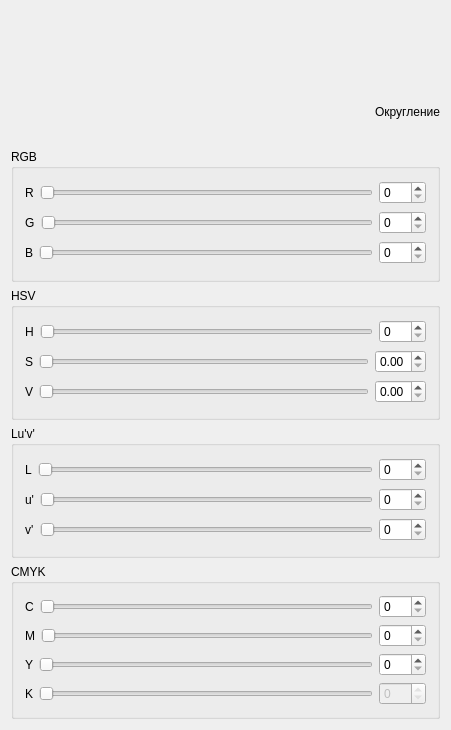
<?xml version="1.0" encoding="UTF-8"?>
<ui version="4.0">
 <class>MainWindow</class>
 <widget class="QMainWindow" name="MainWindow">
  <property name="geometry">
   <rect>
    <x>0</x>
    <y>0</y>
    <width>451</width>
    <height>730</height>
   </rect>
  </property>
  <property name="windowTitle">
   <string>MainWindow</string>
  </property>
  <property name="autoFillBackground">
   <bool>true</bool>
  </property>
  <widget class="QWidget" name="centralWidget">
   <layout class="QVBoxLayout" name="verticalLayout_2">
    <item>
     <layout class="QGridLayout" name="gridLayout">
      <item row="0" column="1">
       <widget class="QWidget" name="widget" native="true">
        <property name="autoFillBackground">
         <bool>true</bool>
        </property>
       </widget>
      </item>
      <item row="0" column="0">
       <widget class="QPushButton" name="btnPalette">
        <property name="sizePolicy">
         <sizepolicy hsizetype="Maximum" vsizetype="Maximum">
          <horstretch>0</horstretch>
          <verstretch>0</verstretch>
         </sizepolicy>
        </property>
        <property name="maximumSize">
         <size>
          <width>200</width>
          <height>120</height>
         </size>
        </property>
        <property name="cursor">
         <cursorShape>ArrowCursor</cursorShape>
        </property>
        <property name="text">
         <string/>
        </property>
        <property name="icon">
         <iconset>
          <normaloff>image.jpg</normaloff>
          <normalon>:/image.jpg</normalon>
          <disabledoff>:/image.jpg</disabledoff>
          <disabledon>:/image.jpg</disabledon>
          <activeoff>:/image.jpg</activeoff>
          <activeon>:/image.jpg</activeon>
          <selectedoff>:/image.jpg</selectedoff>
          <selectedon>:/image.jpg</selectedon>image.jpg</iconset>
        </property>
        <property name="iconSize">
         <size>
          <width>200</width>
          <height>130</height>
         </size>
        </property>
        <property name="flat">
         <bool>true</bool>
        </property>
       </widget>
      </item>
      <item row="1" column="1">
       <widget class="QLabel" name="labelError">
        <property name="text">
         <string>Округление</string>
        </property>
        <property name="alignment">
         <set>Qt::AlignRight|Qt::AlignTrailing|Qt::AlignVCenter</set>
        </property>
       </widget>
      </item>
      <item row="1" column="0">
       <widget class="QLabel" name="label">
        <property name="text">
         <string/>
        </property>
       </widget>
      </item>
     </layout>
    </item>
    <item>
     <widget class="QGroupBox" name="gBoxRGB">
      <property name="title">
       <string>RGB</string>
      </property>
      <layout class="QVBoxLayout" name="verticalLayout">
       <item>
        <layout class="QHBoxLayout" name="horizontalLayout_3">
         <item>
          <widget class="QLabel" name="labelRGBr">
           <property name="text">
            <string>R</string>
           </property>
          </widget>
         </item>
         <item>
          <widget class="QSlider" name="sliderRGBr">
           <property name="maximum">
            <number>255</number>
           </property>
           <property name="orientation">
            <enum>Qt::Horizontal</enum>
           </property>
          </widget>
         </item>
         <item>
          <widget class="QSpinBox" name="sBoxRGBr">
           <property name="maximum">
            <number>255</number>
           </property>
          </widget>
         </item>
        </layout>
       </item>
       <item>
        <layout class="QHBoxLayout" name="horizontalLayout_4">
         <item>
          <widget class="QLabel" name="labelRGBg">
           <property name="text">
            <string>G</string>
           </property>
          </widget>
         </item>
         <item>
          <widget class="QSlider" name="sliderRGBg">
           <property name="maximum">
            <number>255</number>
           </property>
           <property name="orientation">
            <enum>Qt::Horizontal</enum>
           </property>
          </widget>
         </item>
         <item>
          <widget class="QSpinBox" name="sBoxRGBg">
           <property name="maximum">
            <number>255</number>
           </property>
          </widget>
         </item>
        </layout>
       </item>
       <item>
        <layout class="QHBoxLayout" name="horizontalLayout_5">
         <item>
          <widget class="QLabel" name="labelRGBb">
           <property name="text">
            <string>B</string>
           </property>
          </widget>
         </item>
         <item>
          <widget class="QSlider" name="sliderRGBb">
           <property name="maximum">
            <number>255</number>
           </property>
           <property name="orientation">
            <enum>Qt::Horizontal</enum>
           </property>
          </widget>
         </item>
         <item>
          <widget class="QSpinBox" name="sBoxRGBb">
           <property name="maximum">
            <number>255</number>
           </property>
          </widget>
         </item>
        </layout>
       </item>
      </layout>
     </widget>
    </item>
    <item>
     <widget class="QGroupBox" name="gBoxHSV">
      <property name="title">
       <string>HSV</string>
      </property>
      <layout class="QVBoxLayout" name="verticalLayout_3">
       <item>
        <layout class="QHBoxLayout" name="horizontalLayout_2">
         <item>
          <widget class="QLabel" name="labelHSVh">
           <property name="text">
            <string>H</string>
           </property>
          </widget>
         </item>
         <item>
          <widget class="QSlider" name="sliderHSVh">
           <property name="minimum">
            <number>0</number>
           </property>
           <property name="maximum">
            <number>359</number>
           </property>
           <property name="orientation">
            <enum>Qt::Horizontal</enum>
           </property>
           <property name="tickPosition">
            <enum>QSlider::NoTicks</enum>
           </property>
          </widget>
         </item>
         <item>
          <widget class="QSpinBox" name="sBoxHSVh">
           <property name="maximum">
            <number>359</number>
           </property>
          </widget>
         </item>
        </layout>
       </item>
       <item>
        <layout class="QHBoxLayout" name="horizontalLayout_6">
         <item>
          <widget class="QLabel" name="labelHSVs">
           <property name="text">
            <string>S</string>
           </property>
          </widget>
         </item>
         <item>
          <widget class="QSlider" name="sliderHSVs">
           <property name="maximum">
            <number>100</number>
           </property>
           <property name="orientation">
            <enum>Qt::Horizontal</enum>
           </property>
           <property name="tickPosition">
            <enum>QSlider::NoTicks</enum>
           </property>
          </widget>
         </item>
         <item>
          <widget class="QDoubleSpinBox" name="sBoxHSVs">
           <property name="decimals">
            <number>2</number>
           </property>
           <property name="maximum">
            <double>1.000000000000000</double>
           </property>
           <property name="singleStep">
            <double>0.010000000000000</double>
           </property>
          </widget>
         </item>
        </layout>
       </item>
       <item>
        <layout class="QHBoxLayout" name="horizontalLayout_7">
         <item>
          <widget class="QLabel" name="labelHSVv">
           <property name="text">
            <string>V</string>
           </property>
          </widget>
         </item>
         <item>
          <widget class="QSlider" name="sliderHSVv">
           <property name="maximum">
            <number>100</number>
           </property>
           <property name="orientation">
            <enum>Qt::Horizontal</enum>
           </property>
           <property name="tickPosition">
            <enum>QSlider::NoTicks</enum>
           </property>
          </widget>
         </item>
         <item>
          <widget class="QDoubleSpinBox" name="sBoxHSVv">
           <property name="decimals">
            <number>2</number>
           </property>
           <property name="maximum">
            <double>1.000000000000000</double>
           </property>
           <property name="singleStep">
            <double>0.010000000000000</double>
           </property>
          </widget>
         </item>
        </layout>
       </item>
      </layout>
     </widget>
    </item>
    <item>
     <widget class="QGroupBox" name="gBoxLUV">
      <property name="title">
       <string>Lu'v'</string>
      </property>
      <layout class="QVBoxLayout" name="verticalLayout_5">
       <item>
        <layout class="QHBoxLayout" name="horizontalLayout_12">
         <item>
          <widget class="QLabel" name="labelLUVl">
           <property name="text">
            <string>L</string>
           </property>
          </widget>
         </item>
         <item>
          <widget class="QSlider" name="sliderLUVl">
           <property name="maximum">
            <number>100</number>
           </property>
           <property name="orientation">
            <enum>Qt::Horizontal</enum>
           </property>
          </widget>
         </item>
         <item>
          <widget class="QSpinBox" name="sBoxLUVl">
           <property name="maximum">
            <number>100</number>
           </property>
          </widget>
         </item>
        </layout>
       </item>
       <item>
        <layout class="QHBoxLayout" name="horizontalLayout_14">
         <item>
          <widget class="QLabel" name="labelLUVu">
           <property name="text">
            <string>u'</string>
           </property>
          </widget>
         </item>
         <item>
          <widget class="QSlider" name="sliderLUVu">
           <property name="maximum">
            <number>100</number>
           </property>
           <property name="orientation">
            <enum>Qt::Horizontal</enum>
           </property>
          </widget>
         </item>
         <item>
          <widget class="QSpinBox" name="sBoxLUVu">
           <property name="maximum">
            <number>100</number>
           </property>
          </widget>
         </item>
        </layout>
       </item>
       <item>
        <layout class="QHBoxLayout" name="horizontalLayout_13">
         <item>
          <widget class="QLabel" name="labelLUVv">
           <property name="text">
            <string>v'</string>
           </property>
          </widget>
         </item>
         <item>
          <widget class="QSlider" name="sliderLUVv">
           <property name="maximum">
            <number>100</number>
           </property>
           <property name="orientation">
            <enum>Qt::Horizontal</enum>
           </property>
          </widget>
         </item>
         <item>
          <widget class="QSpinBox" name="sBoxLUVv">
           <property name="maximum">
            <number>100</number>
           </property>
          </widget>
         </item>
        </layout>
       </item>
      </layout>
     </widget>
    </item>
    <item>
     <widget class="QGroupBox" name="gBoxCMYK">
      <property name="title">
       <string>CMYK</string>
      </property>
      <layout class="QVBoxLayout" name="verticalLayout_4">
       <item>
        <layout class="QHBoxLayout" name="horizontalLayout_8">
         <item>
          <widget class="QLabel" name="labelCMYKc">
           <property name="text">
            <string>C</string>
           </property>
          </widget>
         </item>
         <item>
          <widget class="QSlider" name="sliderCMYKc">
           <property name="maximum">
            <number>100</number>
           </property>
           <property name="orientation">
            <enum>Qt::Horizontal</enum>
           </property>
          </widget>
         </item>
         <item>
          <widget class="QSpinBox" name="sBoxCMYKc">
           <property name="maximum">
            <number>100</number>
           </property>
          </widget>
         </item>
        </layout>
       </item>
       <item>
        <layout class="QHBoxLayout" name="horizontalLayout_11">
         <item>
          <widget class="QLabel" name="labelCMYKm">
           <property name="text">
            <string>M</string>
           </property>
          </widget>
         </item>
         <item>
          <widget class="QSlider" name="sliderCMYKm">
           <property name="maximum">
            <number>100</number>
           </property>
           <property name="orientation">
            <enum>Qt::Horizontal</enum>
           </property>
          </widget>
         </item>
         <item>
          <widget class="QSpinBox" name="sBoxCMYKm">
           <property name="maximum">
            <number>100</number>
           </property>
          </widget>
         </item>
        </layout>
       </item>
       <item>
        <layout class="QHBoxLayout" name="horizontalLayout_10">
         <item>
          <widget class="QLabel" name="labelCMYKy">
           <property name="text">
            <string>Y</string>
           </property>
          </widget>
         </item>
         <item>
          <widget class="QSlider" name="sliderCMYKy">
           <property name="maximum">
            <number>100</number>
           </property>
           <property name="orientation">
            <enum>Qt::Horizontal</enum>
           </property>
          </widget>
         </item>
         <item>
          <widget class="QSpinBox" name="sBoxCMYKy">
           <property name="maximum">
            <number>100</number>
           </property>
          </widget>
         </item>
        </layout>
       </item>
       <item>
        <layout class="QHBoxLayout" name="horizontalLayout_9">
         <item>
          <widget class="QLabel" name="labelCMYKk">
           <property name="text">
            <string>K</string>
           </property>
          </widget>
         </item>
         <item>
          <widget class="QSlider" name="sliderCMYKk">
           <property name="enabled">
            <bool>false</bool>
           </property>
           <property name="maximum">
            <number>100</number>
           </property>
           <property name="orientation">
            <enum>Qt::Horizontal</enum>
           </property>
          </widget>
         </item>
         <item>
          <widget class="QSpinBox" name="sBoxCMYKk">
           <property name="enabled">
            <bool>false</bool>
           </property>
           <property name="readOnly">
            <bool>true</bool>
           </property>
           <property name="maximum">
            <number>100</number>
           </property>
          </widget>
         </item>
        </layout>
       </item>
      </layout>
     </widget>
    </item>
   </layout>
  </widget>
 </widget>
 <layoutdefault spacing="6" margin="11"/>
 <resources/>
 <connections>
  <connection>
   <sender>sliderRGBr</sender>
   <signal>sliderMoved(int)</signal>
   <receiver>sBoxRGBr</receiver>
   <slot>setValue(int)</slot>
   <hints>
    <hint type="sourcelabel">
     <x>369</x>
     <y>54</y>
    </hint>
    <hint type="destinationlabel">
     <x>520</x>
     <y>61</y>
    </hint>
   </hints>
  </connection>
  <connection>
   <sender>sliderRGBg</sender>
   <signal>sliderMoved(int)</signal>
   <receiver>sBoxRGBg</receiver>
   <slot>setValue(int)</slot>
   <hints>
    <hint type="sourcelabel">
     <x>361</x>
     <y>80</y>
    </hint>
    <hint type="destinationlabel">
     <x>520</x>
     <y>91</y>
    </hint>
   </hints>
  </connection>
  <connection>
   <sender>sliderRGBb</sender>
   <signal>sliderMoved(int)</signal>
   <receiver>sBoxRGBb</receiver>
   <slot>setValue(int)</slot>
   <hints>
    <hint type="sourcelabel">
     <x>368</x>
     <y>113</y>
    </hint>
    <hint type="destinationlabel">
     <x>520</x>
     <y>121</y>
    </hint>
   </hints>
  </connection>
  <connection>
   <sender>sliderHSVh</sender>
   <signal>sliderMoved(int)</signal>
   <receiver>sBoxHSVh</receiver>
   <slot>setValue(int)</slot>
   <hints>
    <hint type="sourcelabel">
     <x>399</x>
     <y>179</y>
    </hint>
    <hint type="destinationlabel">
     <x>520</x>
     <y>192</y>
    </hint>
   </hints>
  </connection>
  <connection>
   <sender>sliderCMYKc</sender>
   <signal>sliderMoved(int)</signal>
   <receiver>sBoxCMYKc</receiver>
   <slot>setValue(int)</slot>
   <hints>
    <hint type="sourcelabel">
     <x>161</x>
     <y>446</y>
    </hint>
    <hint type="destinationlabel">
     <x>520</x>
     <y>446</y>
    </hint>
   </hints>
  </connection>
  <connection>
   <sender>sliderCMYKm</sender>
   <signal>sliderMoved(int)</signal>
   <receiver>sBoxCMYKm</receiver>
   <slot>setValue(int)</slot>
   <hints>
    <hint type="sourcelabel">
     <x>165</x>
     <y>468</y>
    </hint>
    <hint type="destinationlabel">
     <x>520</x>
     <y>468</y>
    </hint>
   </hints>
  </connection>
  <connection>
   <sender>sliderCMYKy</sender>
   <signal>sliderMoved(int)</signal>
   <receiver>sBoxCMYKy</receiver>
   <slot>setValue(int)</slot>
   <hints>
    <hint type="sourcelabel">
     <x>159</x>
     <y>491</y>
    </hint>
    <hint type="destinationlabel">
     <x>520</x>
     <y>491</y>
    </hint>
   </hints>
  </connection>
  <connection>
   <sender>sliderCMYKk</sender>
   <signal>sliderMoved(int)</signal>
   <receiver>sBoxCMYKk</receiver>
   <slot>setValue(int)</slot>
   <hints>
    <hint type="sourcelabel">
     <x>159</x>
     <y>513</y>
    </hint>
    <hint type="destinationlabel">
     <x>520</x>
     <y>513</y>
    </hint>
   </hints>
  </connection>
  <connection>
   <sender>sliderLUVl</sender>
   <signal>sliderMoved(int)</signal>
   <receiver>sBoxLUVl</receiver>
   <slot>setValue(int)</slot>
   <hints>
    <hint type="sourcelabel">
     <x>443</x>
     <y>307</y>
    </hint>
    <hint type="destinationlabel">
     <x>493</x>
     <y>314</y>
    </hint>
   </hints>
  </connection>
  <connection>
   <sender>sliderLUVu</sender>
   <signal>sliderMoved(int)</signal>
   <receiver>sBoxLUVu</receiver>
   <slot>setValue(int)</slot>
   <hints>
    <hint type="sourcelabel">
     <x>421</x>
     <y>345</y>
    </hint>
    <hint type="destinationlabel">
     <x>501</x>
     <y>345</y>
    </hint>
   </hints>
  </connection>
  <connection>
   <sender>sliderLUVv</sender>
   <signal>sliderMoved(int)</signal>
   <receiver>sBoxLUVv</receiver>
   <slot>setValue(int)</slot>
   <hints>
    <hint type="sourcelabel">
     <x>409</x>
     <y>371</y>
    </hint>
    <hint type="destinationlabel">
     <x>499</x>
     <y>372</y>
    </hint>
   </hints>
  </connection>
 </connections>
</ui>
